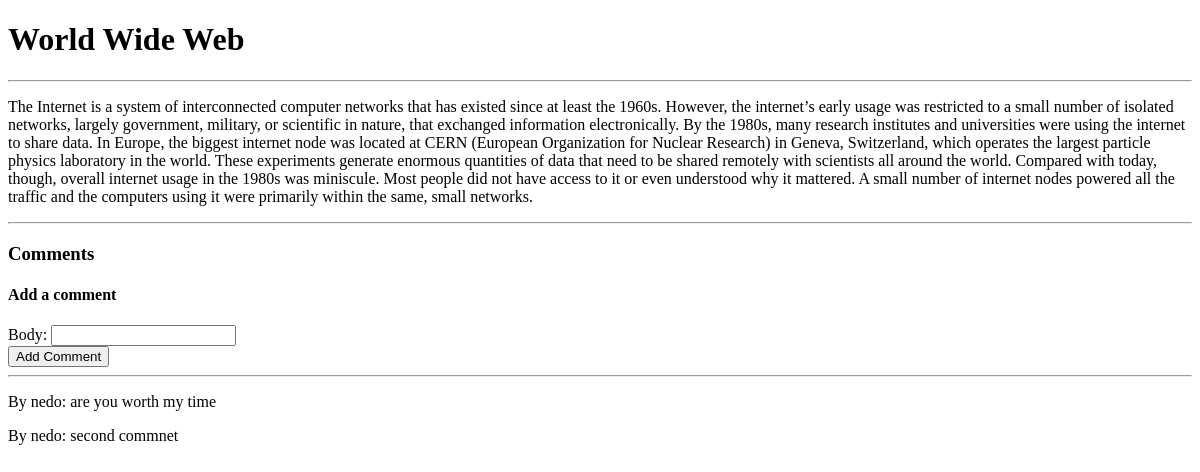
Page /blog/6/ on the earlier database version.
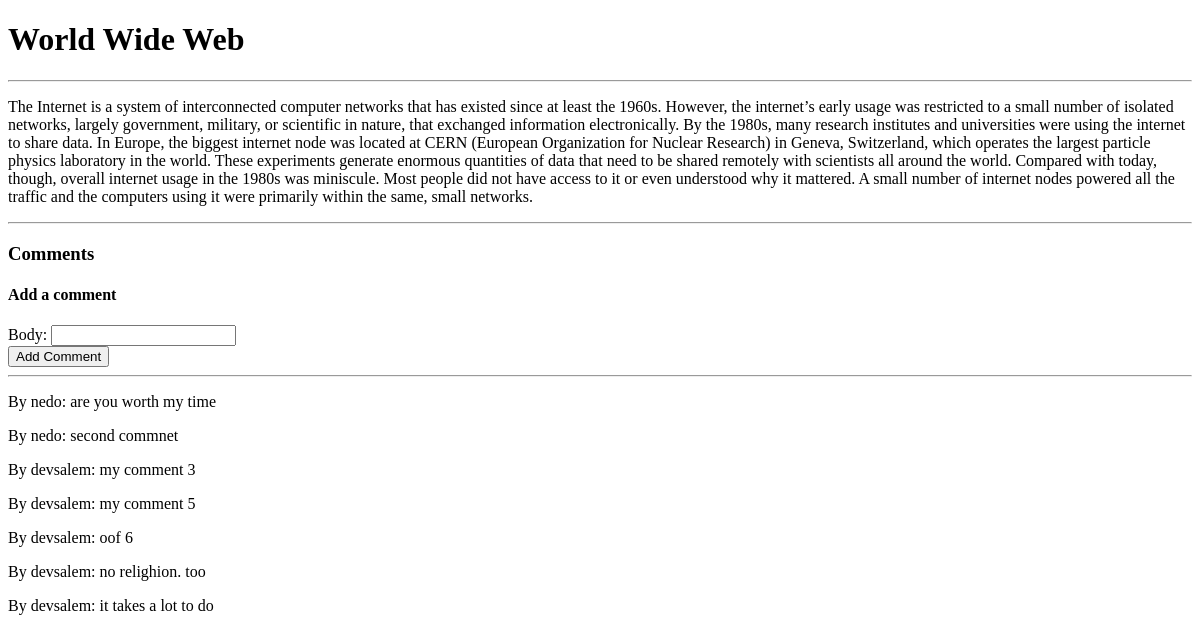
Same page on the later database version.
### blog/models.py (models this page shows, shortened)
class Blog(models.Model):
    created_at = fields.DateTimeField(auto_now_add=True)
    title = fields.CharField(max_length=500)
    body = fields.TextField(blank=True)
    author = ForeignKey(
        get_user_model(),
        on_delete=models.CASCADE,
    )

class Comment(models.Model):
    author = ForeignKey(
        get_user_model(),
        on_delete=models.CASCADE,
        related_name="comments",
    )
    blog = ForeignKey(Blog, on_delete=models.CASCADE)
    body = fields.CharField(max_length=200)

### blog/views.py (the view, shortened to what this page needs)
# urls.py: path("blog/<int:pk>/", views.BlogDetailView.as_view(), name="blog"),
class BlogDetailView(ModelFormMixin, DetailView):
    model = Blog
    template_name = "blog/single_blog.html"
    form_class = CommentForm
    def get_form_kwargs(self):
        kwargs = super().get_form_kwargs()
        kwargs["instance"] = None
        return kwargs

### blog/forms.py
class CommentForm(models.ModelForm):
    class Meta:
        model = Comment
        fields = ["body"]

### blog/templates/blog/single_blog.html (shortened to what this page needs)
<!DOCTYPE html>
<html lang="en">
<head>
</head>
<body>
    <h1>{{object.title}}</h1>
    <hr>
    <p>{{object.body}}</p>
    <hr>
    <h3>Comments</h3>
    <h4>Add a comment</h4>
    <form method="POST">
        {{form}}
        <input type="submit" value="Add Comment">
    </form>
    <hr>
    {% for comment in blog.comment_set.all %}
        <p>By {{comment.author}}: {{comment.body}}</p>
    {% endfor %}
</body>
</html>

Differences in the rows shown:
added Comment: author "devsalem", body "my comment 3"
added Comment: author "devsalem", body "my comment 5"
added Comment: author "devsalem", body "oof 6"
added Comment: author "devsalem", body "no relighion. too"
added Comment: author "devsalem", body "it takes a lot to do"
